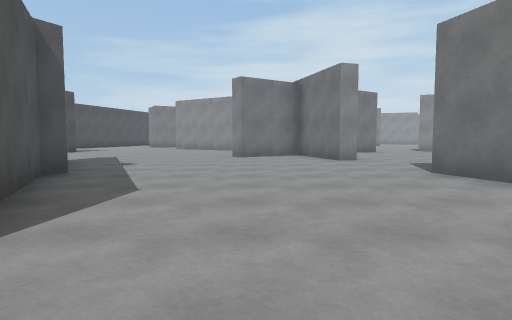
view 1 (above)

22 first-person views from a walk through a Unity game level. The camera is 1.2 m above the floor, tilts 4° down and sees 75° across. The floor is counted in squares, 2 m on a side. Each view is taken from the middle of a square. On the plan, view 1 faces up. The plan holds only what a view shows up to about 10 squares ahead; the rest is blank. The place goes on beyond the plan. The player is left out.

view 2
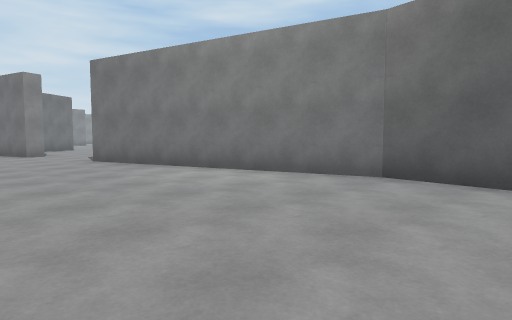

view 3
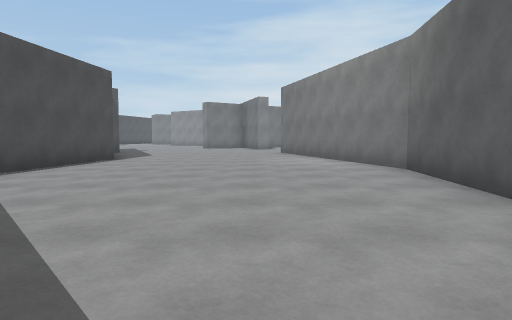

view 4
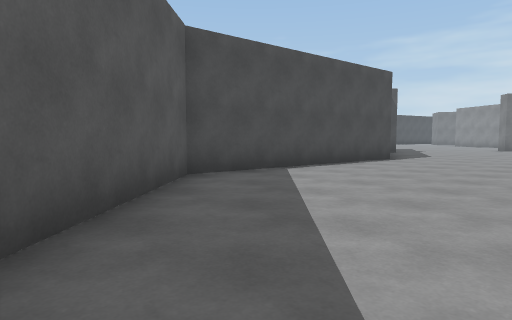

view 5
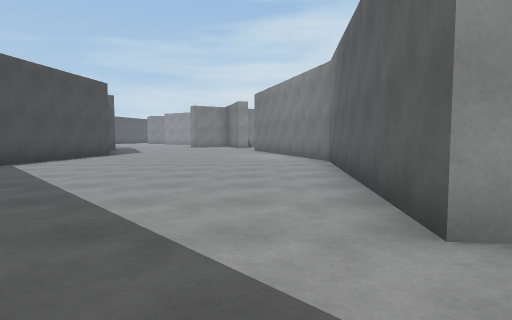

view 6
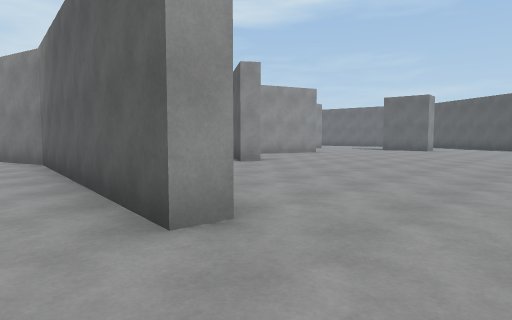

view 7
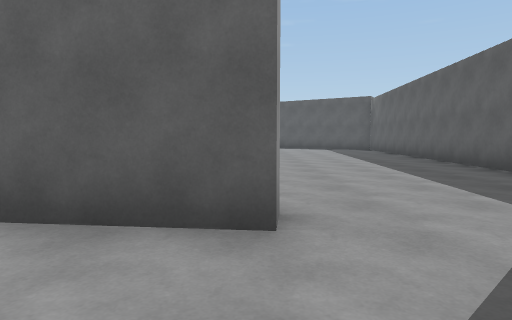

view 8
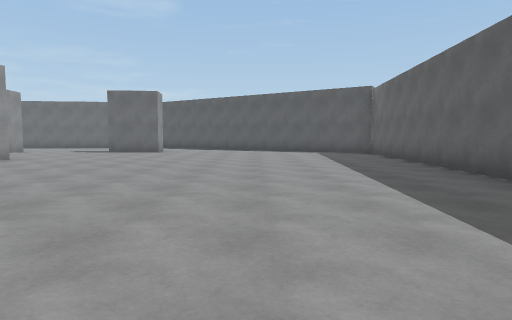

view 9
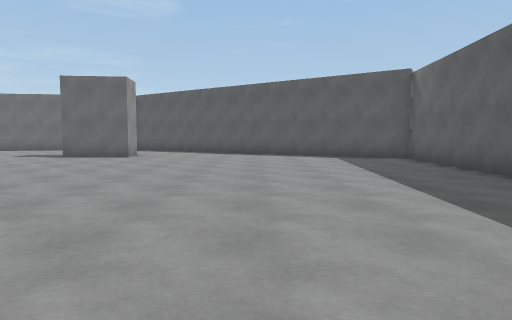

view 10
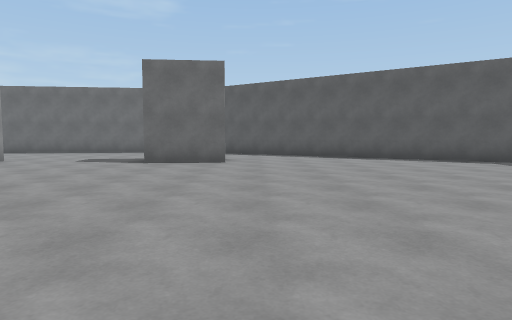

view 11
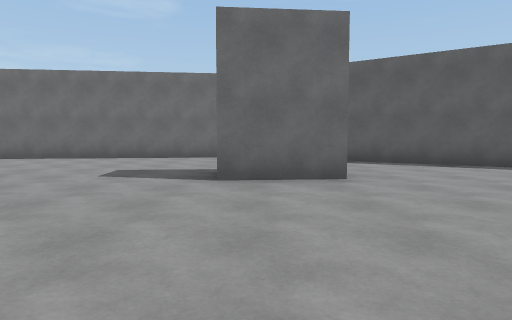

view 12
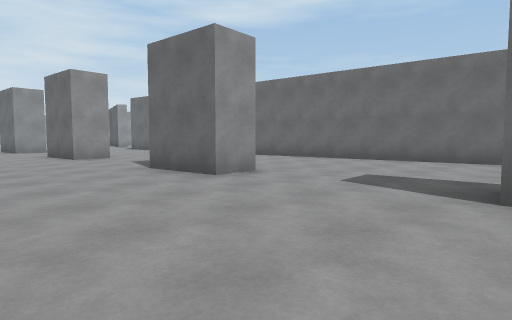

view 13
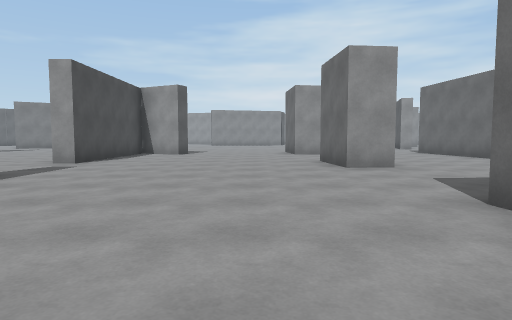

view 14
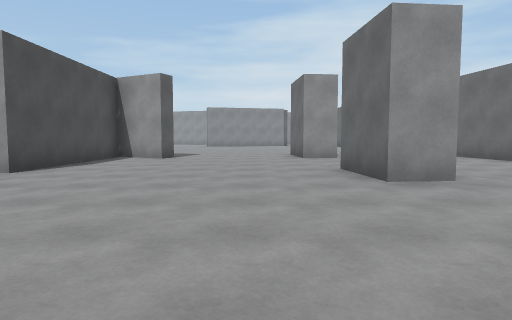

view 15
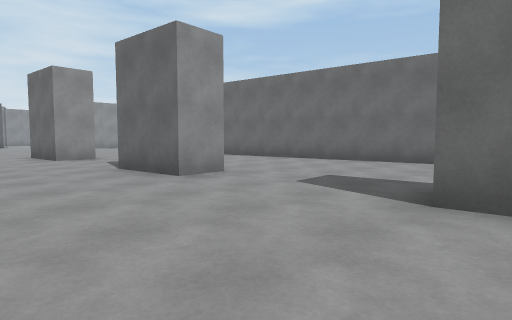

view 16
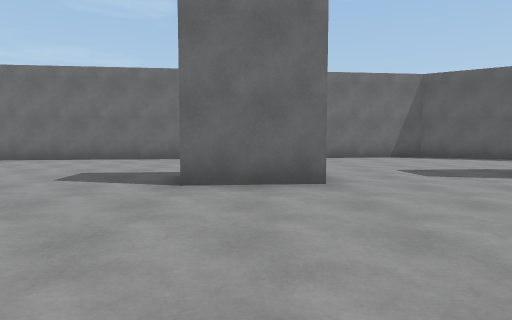

view 17
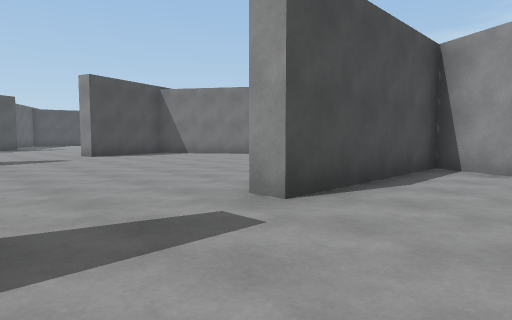

view 18
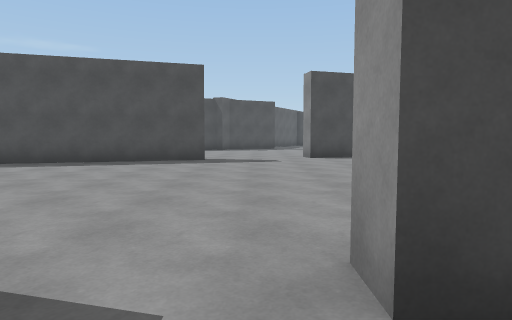

view 19
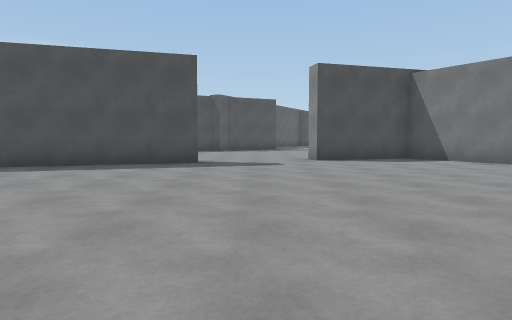

view 20
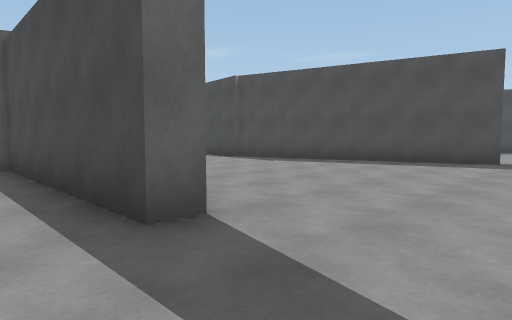

view 21
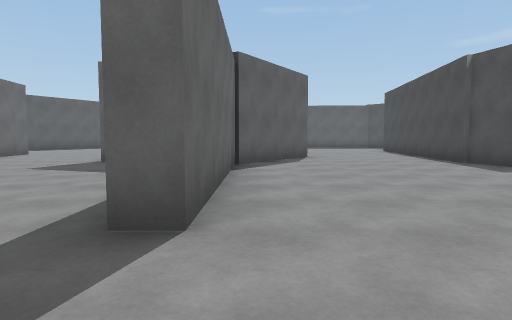

view 22
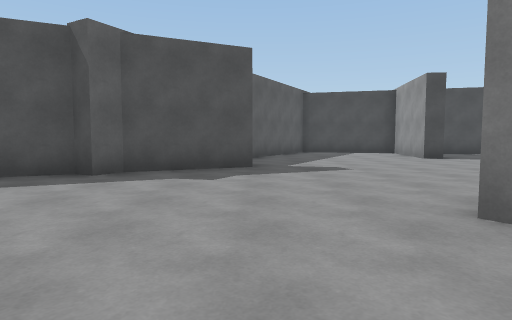

### Floor plan
Points are (right, up) in squares from view 1. A wall is a line through its corners. A room is listed if a view was taken in it or the views show most of it. See-through windows are left out.
Room 1 (views 1, 2, 3, 4, 7, 21, 22)
walls: (3.4, 5.7) (5.2, -0.6); (-1.8, 2) (-2.5, -4) (0.1, -6.8); (0.2, 10.1) (-0.4, 9.6) (-0.7, 10); (-4.6, 8) (-3.6, 5.8) (-3.1, 5.5) (-3.3, 5.1) (-2.4, 3); (3.8, 12.6) (1.8, 11.2) (2.6, 8.5) (2.1, 8.4) (1.6, 10); (10.4, 0) (10.4, 4.9); (-8, 8.2) (-7.5, 7.9); (4.1, -7.1) (4.8, -0.8) (2.9, 5.6)
ways out: opening at (3.7, -8) to room 2; opening at (8, -0.8) to room 2; opening at (11, 6) to room 2
Room 2 (views 5, 6, 8, 9, 10, 11, 12, 13, 14, 15, 16, 17, 18, 19, 20)
walls: (18.3, 1.2) (17.2, 1.1) (17.1, 3); (8.9, -3.3) (8.5, -3) (10.4, 0); (18.6, -4.2) (17.7, -4.3) (17.5, -2.4); (10.4, 4.9) (11, 4.9) (11, -0.1); (17.8, 6.5) (16.7, 6.4) (16.6, 8.3); (5.3, -0.4) (5, -3); (4.6, -7.2) (4.1, -7.1); (7.7, -11.4) (16.9, -12.1) (22.7, -2.8) (21, 12.1); (12.7, 11.7) (12.4, 11.1) (11, 11.9) (11, 7.4) (10.4, 7.4); (17.4, 11.4) (16.3, 11.3) (16.2, 12.6)
ways out: opening at (3.7, -8) to room 1; opening at (8, -0.8) to room 1; opening at (11, 6) to room 1

Positions as (right, up) in squares from view 1, and headings:
1: (0, 0), facing up
2: (0, -3), facing up-right
3: (2, -7), facing up
4: (2, -7), facing up-left
5: (3, -9), facing up
6: (3, -9), facing up-right
7: (2, -7), facing right
8: (5, -8), facing right
9: (8, -8), facing right
10: (10, -5), facing right
11: (13, -3), facing right
12: (14, -3), facing up-right
13: (15, 0), facing up
14: (15, 2), facing up
15: (14, 2), facing up-right
16: (13, 2), facing right
17: (13, 5), facing up-left
18: (12, 7), facing left
19: (11, 7), facing left
20: (12, 7), facing down-left
21: (10, 7), facing down
22: (2, 8), facing left
